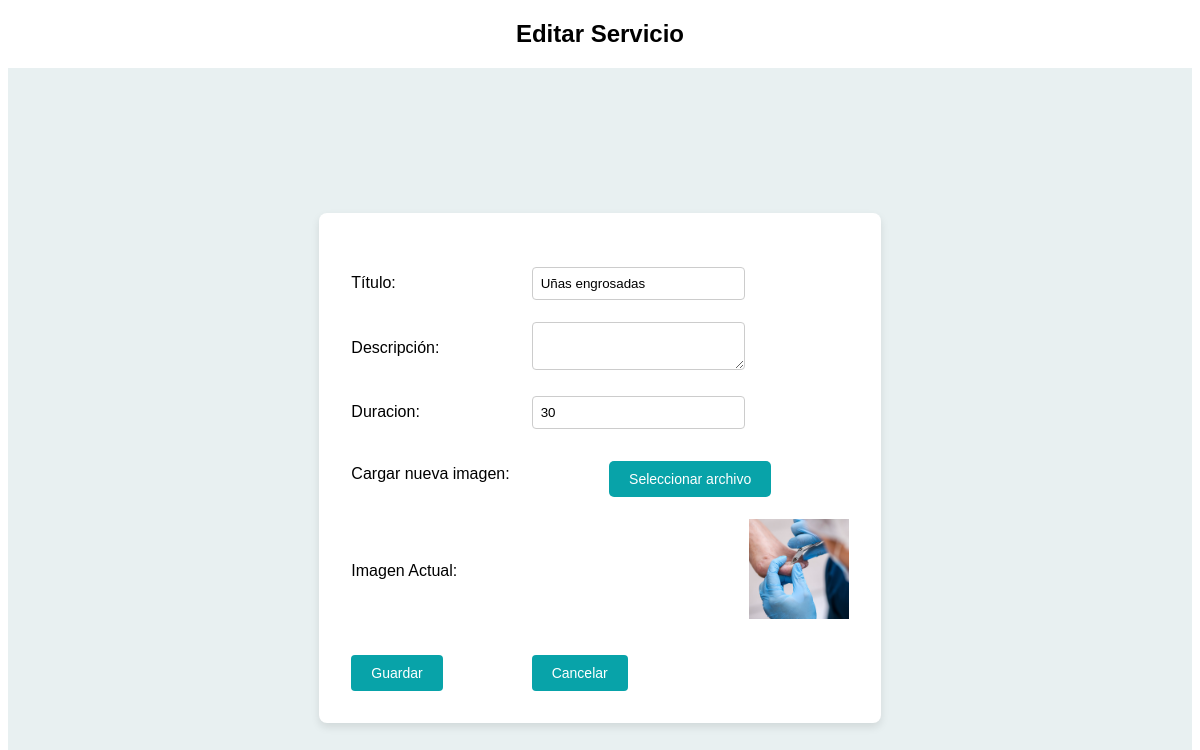
Page /Codigo/validaciones/servicios/editar_servicios.php?idPromocion=4 on the committed database.
### tables this page shows
CREATE TABLE Promociones (
    idPromocion INT PRIMARY KEY AUTO_INCREMENT,
    titulo VARCHAR(100),
    descripcion TEXT,
    duracion INT,  
    imagen VARCHAR(255),
    idAdmin INT,
    FOREIGN KEY (idAdmin) REFERENCES Admin(idAdmin)
);

### Codigo/validaciones/servicios/editar_servicios.php (the view, shortened to what this page needs)
<?php
require_once __DIR__ . '/../../conexion/conexion.php';
$idPromocion = $_GET['idPromocion'] ?? null;
$query = "SELECT titulo, descripcion, duracion, imagen FROM promociones WHERE idPromocion = ?";
$stmt = $conexion->prepare($query);
$stmt->bind_param('i', $idPromocion);
$stmt->execute();
$result = $stmt->get_result();
$promocion = $result->fetch_assoc();
?>
<!DOCTYPE html>
<html lang="es">
<head>
    <link rel="stylesheet" href="../../estilos/stylePromo.css">
    <link rel="stylesheet" href="../../estilos/styleColores.css">
</head>
<body>
    <h2>Editar Servicio</h2>
    <div class="form-container">
        <form action="procesar_editar_servicios.php" method="POST" enctype="multipart/form-data">
            <table>
                <tr>
                    <td><input type="hidden" name="idPromocion" value="<?php echo htmlspecialchars($idPromocion); ?>"></td>
                </tr>
                <tr>
                    <td><label for="titulo">Título:</label></td>
                    <td><input type="text" id="titulo" name="titulo" value="<?php echo htmlspecialchars($promocion['titulo']); ?>" required></td>
                </tr>
                <tr>
                    <td><label for="descripcion">Descripción:</label></td>
                    <td><textarea id="descripcion" name="descripcion"><?php echo htmlspecialchars($promocion['descripcion']); ?></textarea></td>
                </tr>
                <tr>
                    <td><label for="duracion">Duracion:</label></td>
                    <td><input type="text" id="duracion" name="duracion" value="<?php echo htmlspecialchars($promocion['duracion']); ?>"></td>
                </tr>
                <tr>
                    <td><label for="imagen">Cargar nueva imagen:</label></td>
                    <td colspan="3">
                        <div class="input-archivo">
                            <label for="imagen">Seleccionar archivo</label>
                        </div>
                    </td>
                </tr>
                <tr>
                    <td colspan="2"><label for="imagen">Imagen Actual:</label></td>
                    <td colspan="2">
                        <?php if (!empty($promocion['imagen'])) { ?>
                            <img src="<?php echo '../../' . htmlspecialchars($promocion['imagen']); ?>" alt="Imagen del servicio" style="max-width: 100px; max-height: 100px;">
                        <?php } else { ?>
                            Sin imagen
                        <?php } ?>
                    </td>
                </tr>
                <tr>
                    <td><button type="submit" class="btnGuardar">Guardar</button></td>
                    <td><button type="button" class="btnCancelar" onclick="window.close()">Cancelar</button></td>
                </tr>
            </table>
        </form>
    </div>
</body>
</html>

### Codigo/estilos/stylePromo.css (style rules this page uses)
.btnGuardar, .btnCancelar { background-color: var(--colorBoton); color: white; border: none; padding: 10px 20px; margin-top: 10px; cursor: pointer; border-radius: 5px; font-size: 14px; }
h2 { text-align: center; margin-bottom: 20px; }
.form-container { display: flex; justify-content: center; align-items: center; min-height: 100vh; background-color: var(--colorFondoDivs); }
.form-container table { background-color: #fff; padding: 20px; border-radius: 8px; box-shadow: 0 4px 8px rgba(0, 0, 0, 0.1); width: 100%; max-width: 600px; }
.form-container td { padding: 10px; }
.form-container input[type="text"], .form-container input[type="date"], .form-container input[type="number"], .form-container textarea, .form-container input[type="file"] { width: 100%; padding: 8px; border: 1px solid #ccc; border-radius: 4px; }
.form-container button { padding: 10px 20px; border: none; border-radius: 4px; cursor: pointer; }
.input-archivo { display: flex; flex-direction: column; align-items: center; gap: 10px; margin-top: 10px; }
.input-archivo label { background-color: var(--colorBoton); color: white; padding: 10px 20px; border-radius: 5px; cursor: pointer; font-size: 14px; text-align: center; display: inline-block; transition: background-color 0.3s; }

### Codigo/estilos/styleColores.css (style rules this page uses)
:root { --colorFondo: #f0f0f0; --colorTexto: #333; --colorBoton: #08A3A9; --colorBotonHover: #0f2788; --colorBotonActivoHover: #0056b3; --colorFondoClarito: #DFF5F6; --colorFondoDivs: #E8F0F1; --disponible: #155724; --semiDisponible: #856404; --noDisponible: #721c24; --fueraServicio: #6c757d; --colorCamposInvalidosFondo: #ffe6e6; --colorCamposValidosFondo: #e6ffe6; --colorActive: #008aca; }
body { font-family: 'Amazing Grotesk', sans-serif; }

### rows in the picture
promociones: titulo "Uñas engrosadas", duracion "30", imagen (picture)
